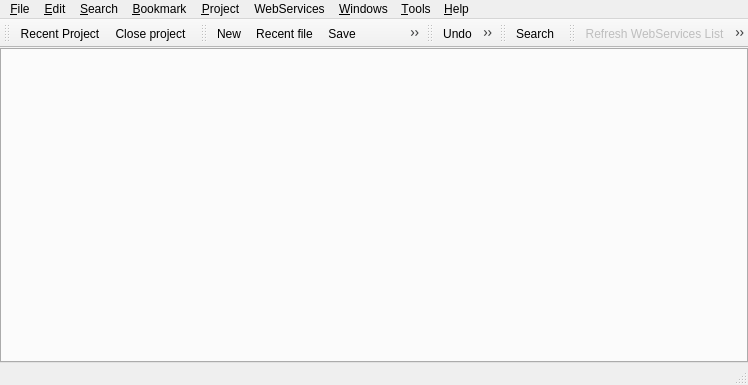
<ui version="4.0" >
 <class>MainForm</class>
 <widget class="QMainWindow" name="MainForm" >
  <property name="geometry" >
   <rect>
    <x>0</x>
    <y>0</y>
    <width>748</width>
    <height>385</height>
   </rect>
  </property>
  <property name="windowTitle" >
   <string>XINX</string>
  </property>
  <property name="windowIcon" >
   <iconset resource="../application.qrc" >:/images/splash.png</iconset>
  </property>
  <widget class="QWidget" name="centralwidget" >
   <layout class="QGridLayout" >
    <property name="leftMargin" >
     <number>0</number>
    </property>
    <property name="topMargin" >
     <number>0</number>
    </property>
    <property name="rightMargin" >
     <number>0</number>
    </property>
    <property name="bottomMargin" >
     <number>0</number>
    </property>
    <property name="horizontalSpacing" >
     <number>6</number>
    </property>
    <property name="verticalSpacing" >
     <number>6</number>
    </property>
    <item row="0" column="0" >
     <widget class="TabEditor" name="m_tabEditors" />
    </item>
   </layout>
  </widget>
  <widget class="QMenuBar" name="menubar" >
   <property name="geometry" >
    <rect>
     <x>0</x>
     <y>0</y>
     <width>748</width>
     <height>29</height>
    </rect>
   </property>
   <widget class="QMenu" name="m_fileMenu" >
    <property name="title" >
     <string>&amp;File</string>
    </property>
    <addaction name="m_newAct" />
    <addaction name="m_recentFileAct" />
    <addaction name="m_saveAct" />
    <addaction name="m_saveAsAct" />
    <addaction name="m_saveAllAct" />
    <addaction name="separator" />
    <addaction name="m_closeAct" />
    <addaction name="m_closeAllAct" />
    <addaction name="separator" />
    <addaction name="m_printAct" />
    <addaction name="separator" />
    <addaction name="m_exitAct" />
   </widget>
   <widget class="QMenu" name="m_projectMenu" >
    <property name="title" >
     <string>&amp;Project</string>
    </property>
    <addaction name="m_newProjectAct" />
    <addaction name="m_recentProjectAct" />
    <addaction name="m_closeProjectAct" />
    <addaction name="m_projectPropertyAct" />
    <addaction name="separator" />
    <addaction name="m_globalUpdateFromRCSAct" />
    <addaction name="m_globalCommitToRCSAct" />
    <addaction name="m_cancelRCSOperationAct" />
   </widget>
   <widget class="QMenu" name="m_webServicesMenu" >
    <property name="title" >
     <string>WebServices</string>
    </property>
    <addaction name="m_refreshWebServicesListAct" />
    <addaction name="separator" />
    <addaction name="m_callWebServicesAct" />
   </widget>
   <widget class="QMenu" name="m_windowsMenu" >
    <property name="title" >
     <string>&amp;Windows</string>
    </property>
    <addaction name="m_nextTabAct" />
    <addaction name="m_previousTabAct" />
    <addaction name="separator" />
    <addaction name="m_toggledFlatView" />
    <addaction name="separator" />
   </widget>
   <widget class="QMenu" name="m_toolsMenu" >
    <property name="title" >
     <string>&amp;Tools</string>
    </property>
    <addaction name="m_createTemplate" />
    <addaction name="separator" />
    <addaction name="m_customApplicationAct" />
   </widget>
   <widget class="QMenu" name="m_helpMenu" >
    <property name="title" >
     <string>&amp;Help</string>
    </property>
    <addaction name="m_aboutAct" />
    <addaction name="m_aboutQtAct" />
   </widget>
   <widget class="QMenu" name="m_searchMenu" >
    <property name="title" >
     <string>&amp;Search</string>
    </property>
    <addaction name="m_searchAct" />
    <addaction name="m_searchNextAct" />
    <addaction name="m_searchPreviousAct" />
    <addaction name="separator" />
    <addaction name="m_replaceAct" />
   </widget>
   <widget class="QMenu" name="m_editMenu" >
    <property name="title" >
     <string>&amp;Edit</string>
    </property>
    <addaction name="m_undoAct" />
    <addaction name="m_redoAct" />
    <addaction name="separator" />
    <addaction name="m_cutAct" />
    <addaction name="m_copyAct" />
    <addaction name="m_pasteAct" />
    <addaction name="separator" />
    <addaction name="m_selectAllAct" />
    <addaction name="m_duplicateLineAct" />
    <addaction name="m_moveUpLineAct" />
    <addaction name="m_moveDownLineAct" />
    <addaction name="separator" />
    <addaction name="m_upperTextAct" />
    <addaction name="m_lowerTextAct" />
    <addaction name="separator" />
    <addaction name="m_indentAct" />
    <addaction name="m_unindentAct" />
    <addaction name="separator" />
    <addaction name="m_commentLineAct" />
    <addaction name="m_uncommentLineAct" />
    <addaction name="m_prettyPrintAct" />
    <addaction name="m_highlightWord" />
    <addaction name="m_completeAct" />
   </widget>
   <widget class="QMenu" name="menu_Bookmark" >
    <property name="title" >
     <string>&amp;Bookmark</string>
    </property>
    <addaction name="m_bookmarkAct" />
    <addaction name="m_previousBookmarkAct" />
    <addaction name="m_nextBookmarkAct" />
    <addaction name="separator" />
    <addaction name="m_clearAllBookmarkAct" />
   </widget>
   <addaction name="m_fileMenu" />
   <addaction name="m_editMenu" />
   <addaction name="m_searchMenu" />
   <addaction name="menu_Bookmark" />
   <addaction name="m_projectMenu" />
   <addaction name="m_webServicesMenu" />
   <addaction name="m_windowsMenu" />
   <addaction name="m_toolsMenu" />
   <addaction name="m_helpMenu" />
  </widget>
  <widget class="QStatusBar" name="statusbar" />
  <widget class="QToolBar" name="m_projectToolBar" >
   <property name="windowTitle" >
    <string>Project Tool Bar</string>
   </property>
   <property name="orientation" >
    <enum>Qt::Horizontal</enum>
   </property>
   <attribute name="toolBarArea" >
    <enum>TopToolBarArea</enum>
   </attribute>
   <attribute name="toolBarBreak" >
    <bool>false</bool>
   </attribute>
   <addaction name="m_recentProjectAct" />
   <addaction name="m_closeProjectAct" />
  </widget>
  <widget class="QToolBar" name="m_fileToolBar" >
   <property name="windowTitle" >
    <string>File Tool Bar</string>
   </property>
   <property name="orientation" >
    <enum>Qt::Horizontal</enum>
   </property>
   <attribute name="toolBarArea" >
    <enum>TopToolBarArea</enum>
   </attribute>
   <attribute name="toolBarBreak" >
    <bool>false</bool>
   </attribute>
   <addaction name="m_newAct" />
   <addaction name="m_recentFileAct" />
   <addaction name="m_saveAct" />
   <addaction name="m_saveAllAct" />
   <addaction name="separator" />
   <addaction name="m_printAct" />
  </widget>
  <widget class="QToolBar" name="m_editToolBar" >
   <property name="windowTitle" >
    <string>Edit Tool Bar</string>
   </property>
   <property name="orientation" >
    <enum>Qt::Horizontal</enum>
   </property>
   <attribute name="toolBarArea" >
    <enum>TopToolBarArea</enum>
   </attribute>
   <attribute name="toolBarBreak" >
    <bool>false</bool>
   </attribute>
   <addaction name="m_undoAct" />
   <addaction name="separator" />
   <addaction name="m_cutAct" />
   <addaction name="m_copyAct" />
   <addaction name="m_pasteAct" />
   <addaction name="separator" />
   <addaction name="m_moveUpLineAct" />
   <addaction name="m_moveDownLineAct" />
   <addaction name="separator" />
   <addaction name="m_lowerTextAct" />
   <addaction name="m_upperTextAct" />
  </widget>
  <widget class="QToolBar" name="m_searchToolBar" >
   <property name="windowTitle" >
    <string>Search Tool Bar</string>
   </property>
   <property name="orientation" >
    <enum>Qt::Horizontal</enum>
   </property>
   <attribute name="toolBarArea" >
    <enum>TopToolBarArea</enum>
   </attribute>
   <attribute name="toolBarBreak" >
    <bool>false</bool>
   </attribute>
   <addaction name="m_searchAct" />
  </widget>
  <widget class="QToolBar" name="m_webServicesToolBar" >
   <property name="windowTitle" >
    <string>WebServices Tool Bar</string>
   </property>
   <property name="orientation" >
    <enum>Qt::Horizontal</enum>
   </property>
   <attribute name="toolBarArea" >
    <enum>TopToolBarArea</enum>
   </attribute>
   <attribute name="toolBarBreak" >
    <bool>false</bool>
   </attribute>
   <addaction name="m_refreshWebServicesListAct" />
   <addaction name="m_callWebServicesAct" />
  </widget>
  <action name="m_newAct" >
   <property name="icon" >
    <iconset resource="../application.qrc" >:/images/filenew.png</iconset>
   </property>
   <property name="text" >
    <string>&amp;New</string>
   </property>
   <property name="toolTip" >
    <string>New</string>
   </property>
   <property name="statusTip" >
    <string>Create a new text file</string>
   </property>
  </action>
  <action name="m_openAct" >
   <property name="icon" >
    <iconset resource="../application.qrc" >:/images/fileopen.png</iconset>
   </property>
   <property name="text" >
    <string>&amp;Open ...</string>
   </property>
   <property name="statusTip" >
    <string>Open an existing file</string>
   </property>
  </action>
  <action name="m_saveAct" >
   <property name="icon" >
    <iconset resource="../application.qrc" >:/images/filesave.png</iconset>
   </property>
   <property name="text" >
    <string>&amp;Save</string>
   </property>
   <property name="statusTip" >
    <string>Save the document to disk</string>
   </property>
  </action>
  <action name="m_saveAsAct" >
   <property name="icon" >
    <iconset resource="../application.qrc" >:/images/filesaveas.png</iconset>
   </property>
   <property name="text" >
    <string>Save &amp;As...</string>
   </property>
   <property name="statusTip" >
    <string>Save the document with a new name</string>
   </property>
  </action>
  <action name="m_saveAllAct" >
   <property name="icon" >
    <iconset resource="../application.qrc" >:/images/filesaveall.png</iconset>
   </property>
   <property name="text" >
    <string>Save A&amp;ll...</string>
   </property>
   <property name="statusTip" >
    <string>Save all documents to disk</string>
   </property>
  </action>
  <action name="m_printAct" >
   <property name="icon" >
    <iconset resource="../application.qrc" >:/images/fileprint.png</iconset>
   </property>
   <property name="text" >
    <string>&amp;Print ...</string>
   </property>
   <property name="statusTip" >
    <string>Print the current document</string>
   </property>
  </action>
  <action name="m_closeAct" >
   <property name="icon" >
    <iconset resource="../application.qrc" >:/images/fileclose.png</iconset>
   </property>
   <property name="text" >
    <string>&amp;Close</string>
   </property>
   <property name="statusTip" >
    <string>Close the current document</string>
   </property>
  </action>
  <action name="m_closeAllAct" >
   <property name="text" >
    <string>&amp;Close All</string>
   </property>
   <property name="statusTip" >
    <string>Close all document</string>
   </property>
  </action>
  <action name="m_exitAct" >
   <property name="icon" >
    <iconset resource="../application.qrc" >:/images/exit.png</iconset>
   </property>
   <property name="text" >
    <string>E&amp;xit</string>
   </property>
   <property name="statusTip" >
    <string>Quit XINX</string>
   </property>
  </action>
  <action name="m_undoAct" >
   <property name="icon" >
    <iconset resource="../application.qrc" >:/images/undo.png</iconset>
   </property>
   <property name="text" >
    <string>&amp;Undo</string>
   </property>
   <property name="statusTip" >
    <string>Undo the last action</string>
   </property>
  </action>
  <action name="m_redoAct" >
   <property name="icon" >
    <iconset resource="../application.qrc" >:/images/redo.png</iconset>
   </property>
   <property name="text" >
    <string>&amp;Redo</string>
   </property>
   <property name="statusTip" >
    <string>Redo the next action</string>
   </property>
  </action>
  <action name="m_cutAct" >
   <property name="icon" >
    <iconset resource="../application.qrc" >:/images/editcut.png</iconset>
   </property>
   <property name="text" >
    <string>Cu&amp;t</string>
   </property>
   <property name="statusTip" >
    <string>Cut the selection to the clipboard</string>
   </property>
  </action>
  <action name="m_copyAct" >
   <property name="icon" >
    <iconset resource="../application.qrc" >:/images/editcopy.png</iconset>
   </property>
   <property name="text" >
    <string>&amp;Copy</string>
   </property>
   <property name="statusTip" >
    <string>Copy the selection to the clipboard</string>
   </property>
  </action>
  <action name="m_pasteAct" >
   <property name="icon" >
    <iconset resource="../application.qrc" >:/images/editpaste.png</iconset>
   </property>
   <property name="text" >
    <string>&amp;Paste</string>
   </property>
   <property name="statusTip" >
    <string>Paste the clipboard's contents</string>
   </property>
  </action>
  <action name="m_selectAllAct" >
   <property name="icon" >
    <iconset resource="../application.qrc" >:/images/edit-select-all.png</iconset>
   </property>
   <property name="text" >
    <string>&amp;Select All</string>
   </property>
   <property name="statusTip" >
    <string>Select all the text of the current editor</string>
   </property>
  </action>
  <action name="m_duplicateLineAct" >
   <property name="text" >
    <string>&amp;Duplicate current line</string>
   </property>
  </action>
  <action name="m_moveUpLineAct" >
   <property name="icon" >
    <iconset resource="../application.qrc" >:/images/1uparrow.png</iconset>
   </property>
   <property name="text" >
    <string>&amp;Move line up</string>
   </property>
  </action>
  <action name="m_moveDownLineAct" >
   <property name="icon" >
    <iconset resource="../application.qrc" >:/images/1downarrow.png</iconset>
   </property>
   <property name="text" >
    <string>&amp;Move line down</string>
   </property>
  </action>
  <action name="m_upperTextAct" >
   <property name="icon" >
    <iconset resource="../application.qrc" >:/images/fontsizeup.png</iconset>
   </property>
   <property name="text" >
    <string>&amp;Upper Case</string>
   </property>
  </action>
  <action name="m_lowerTextAct" >
   <property name="icon" >
    <iconset resource="../application.qrc" >:/images/fontsizedown.png</iconset>
   </property>
   <property name="text" >
    <string>&amp;Lower Case</string>
   </property>
  </action>
  <action name="m_commentLineAct" >
   <property name="text" >
    <string>&amp;Comment</string>
   </property>
  </action>
  <action name="m_uncommentLineAct" >
   <property name="text" >
    <string>&amp;Uncomment</string>
   </property>
  </action>
  <action name="m_completeAct" >
   <property name="text" >
    <string>Completer</string>
   </property>
  </action>
  <action name="m_searchAct" >
   <property name="icon" >
    <iconset resource="../application.qrc" >:/images/find.png</iconset>
   </property>
   <property name="text" >
    <string>&amp;Search ...</string>
   </property>
  </action>
  <action name="m_searchNextAct" >
   <property name="text" >
    <string>Search next</string>
   </property>
   <property name="iconText" >
    <string>Search next</string>
   </property>
   <property name="toolTip" >
    <string>Search next</string>
   </property>
  </action>
  <action name="m_replaceAct" >
   <property name="icon" >
    <iconset resource="../application.qrc" >:/images/find.png</iconset>
   </property>
   <property name="text" >
    <string>&amp;Replace ...</string>
   </property>
  </action>
  <action name="m_newProjectAct" >
   <property name="icon" >
    <iconset resource="../application.qrc" >:/images/window_new.png</iconset>
   </property>
   <property name="text" >
    <string>&amp;New project ...</string>
   </property>
  </action>
  <action name="m_aboutAct" >
   <property name="icon" >
    <iconset resource="../application.qrc" >:/images/help-about.png</iconset>
   </property>
   <property name="text" >
    <string>&amp;About</string>
   </property>
   <property name="statusTip" >
    <string>Show the application's About box</string>
   </property>
  </action>
  <action name="m_aboutQtAct" >
   <property name="icon" >
    <iconset resource="../application.qrc" >:/images/help-hint.png</iconset>
   </property>
   <property name="text" >
    <string>About &amp;Qt</string>
   </property>
   <property name="statusTip" >
    <string>Show the Qt library's About box</string>
   </property>
  </action>
  <action name="m_openProjectAct" >
   <property name="icon" >
    <iconset resource="../application.qrc" >:/images/project_open.png</iconset>
   </property>
   <property name="text" >
    <string>&amp;Choose file ...</string>
   </property>
  </action>
  <action name="m_saveProjectAct" >
   <property name="icon" >
    <iconset resource="../application.qrc" >:/images/filesave.png</iconset>
   </property>
   <property name="text" >
    <string>&amp;Save project</string>
   </property>
  </action>
  <action name="m_closeProjectNoSessionAct" >
   <property name="text" >
    <string>&amp;Close Project (no session)</string>
   </property>
  </action>
  <action name="m_projectPropertyAct" >
   <property name="text" >
    <string>Project &amp;property</string>
   </property>
  </action>
  <action name="m_nextTabAct" >
   <property name="text" >
    <string>Next tab</string>
   </property>
   <property name="toolTip" >
    <string>Next tab</string>
   </property>
  </action>
  <action name="m_previousTabAct" >
   <property name="text" >
    <string>Previous Tab</string>
   </property>
  </action>
  <action name="m_indentAct" >
   <property name="icon" >
    <iconset resource="../application.qrc" >:/images/format-indent-more.png</iconset>
   </property>
   <property name="text" >
    <string>Indent Code</string>
   </property>
  </action>
  <action name="m_unindentAct" >
   <property name="icon" >
    <iconset resource="../application.qrc" >:/images/format-indent-less.png</iconset>
   </property>
   <property name="text" >
    <string>Unindent code</string>
   </property>
  </action>
  <action name="m_customApplicationAct" >
   <property name="icon" >
    <iconset resource="../application.qrc" >:/images/configure.png</iconset>
   </property>
   <property name="text" >
    <string>Customize ...</string>
   </property>
  </action>
  <action name="m_searchPreviousAct" >
   <property name="text" >
    <string>Search previous</string>
   </property>
   <property name="iconText" >
    <string>Search previous</string>
   </property>
   <property name="toolTip" >
    <string>Search previous</string>
   </property>
  </action>
  <action name="m_refreshWebServicesListAct" >
   <property name="enabled" >
    <bool>false</bool>
   </property>
   <property name="icon" >
    <iconset resource="../application.qrc" >:/images/reload.png</iconset>
   </property>
   <property name="text" >
    <string>Refresh WebServices List</string>
   </property>
  </action>
  <action name="m_callWebServicesAct" >
   <property name="enabled" >
    <bool>false</bool>
   </property>
   <property name="icon" >
    <iconset resource="../application.qrc" >:/images/run.png</iconset>
   </property>
   <property name="text" >
    <string>Call WebServices</string>
   </property>
  </action>
  <action name="m_newWebServicesFileAct" >
   <property name="icon" >
    <iconset/>
   </property>
   <property name="text" >
    <string>New WebServices file</string>
   </property>
  </action>
  <action name="m_closeProjectWithSessionAct" >
   <property name="text" >
    <string>Close Project (session)</string>
   </property>
  </action>
  <action name="m_recentProjectAct" >
   <property name="icon" >
    <iconset resource="../application.qrc" >:/images/project_open.png</iconset>
   </property>
   <property name="text" >
    <string>&amp;Recent Project</string>
   </property>
  </action>
  <action name="m_recentFileAct" >
   <property name="icon" >
    <iconset resource="../application.qrc" >:/images/fileopen.png</iconset>
   </property>
   <property name="text" >
    <string>&amp;Recent file</string>
   </property>
  </action>
  <action name="m_globalUpdateFromRCSAct" >
   <property name="icon" >
    <iconset resource="../application.qrc" >:/images/vcs_update.png</iconset>
   </property>
   <property name="text" >
    <string>Update project</string>
   </property>
  </action>
  <action name="m_globalCommitToRCSAct" >
   <property name="icon" >
    <iconset resource="../application.qrc" >:/images/vcs_commit.png</iconset>
   </property>
   <property name="text" >
    <string>Commit project</string>
   </property>
  </action>
  <action name="m_cancelRCSOperationAct" >
   <property name="icon" >
    <iconset resource="../application.qrc" >:/images/button_cancel.png</iconset>
   </property>
   <property name="text" >
    <string>Cancel RCS operation</string>
   </property>
  </action>
  <action name="m_compareWithHeadAct" >
   <property name="icon" >
    <iconset resource="../application.qrc" >:/images/vcs_diff.png</iconset>
   </property>
   <property name="text" >
    <string>Compare with the version management</string>
   </property>
  </action>
  <action name="m_compareTwoFileAct" >
   <property name="text" >
    <string>Compare files</string>
   </property>
  </action>
  <action name="m_compareWithStdAct" >
   <property name="text" >
    <string>Compare with standard</string>
   </property>
  </action>
  <action name="m_selectedUpdateFromRCSAct" >
   <property name="icon" >
    <iconset resource="../application.qrc" >:/images/vcs_update.png</iconset>
   </property>
   <property name="text" >
    <string>Update project</string>
   </property>
  </action>
  <action name="m_selectedCommitToRCSAct" >
   <property name="icon" >
    <iconset resource="../application.qrc" >:/images/vcs_commit.png</iconset>
   </property>
   <property name="text" >
    <string>Commit project</string>
   </property>
  </action>
  <action name="m_selectedAddToRCSAct" >
   <property name="icon" >
    <iconset resource="../application.qrc" >:/images/vcs_add.png</iconset>
   </property>
   <property name="text" >
    <string>Add file(s) to project</string>
   </property>
  </action>
  <action name="m_selectedRemoveFromRCSAct" >
   <property name="icon" >
    <iconset resource="../application.qrc" >:/images/vcs_remove.png</iconset>
   </property>
   <property name="text" >
    <string>Delete file(s) from project</string>
   </property>
  </action>
  <action name="m_toggledFlatView" >
   <property name="checkable" >
    <bool>true</bool>
   </property>
   <property name="icon" >
    <iconset resource="../application.qrc" >:/images/flatlist.png</iconset>
   </property>
   <property name="text" >
    <string>Toggled Flat View</string>
   </property>
  </action>
  <action name="m_createTemplate" >
   <property name="text" >
    <string>Create &amp;template</string>
   </property>
  </action>
  <action name="m_refreshFileAct" >
   <property name="icon" >
    <iconset resource="../application.qrc" >:/images/reload.png</iconset>
   </property>
   <property name="text" >
    <string>&amp;Refresh</string>
   </property>
  </action>
  <action name="m_prettyPrintAct" >
   <property name="text" >
    <string>Pretty print</string>
   </property>
  </action>
  <action name="m_closeProjectAct" >
   <property name="icon" >
    <iconset resource="../application.qrc" >:/images/project_close.png</iconset>
   </property>
   <property name="text" >
    <string>Close project</string>
   </property>
  </action>
  <action name="m_nextBookmarkAct" >
   <property name="icon" >
    <iconset resource="../application.qrc" >:/images/bookmarknext.png</iconset>
   </property>
   <property name="text" >
    <string>&amp;Next bookmark</string>
   </property>
  </action>
  <action name="m_bookmarkAct" >
   <property name="icon" >
    <iconset resource="../application.qrc" >:/images/bookmark.png</iconset>
   </property>
   <property name="text" >
    <string>&amp;Bookmark</string>
   </property>
  </action>
  <action name="m_previousBookmarkAct" >
   <property name="icon" >
    <iconset resource="../application.qrc" >:/images/bookmarkprevious.png</iconset>
   </property>
   <property name="text" >
    <string>&amp;Previous bookmark</string>
   </property>
  </action>
  <action name="m_clearAllBookmarkAct" >
   <property name="icon" >
    <iconset resource="../application.qrc" >:/images/clearallbookmarks.png</iconset>
   </property>
   <property name="text" >
    <string>&amp;Clear all bookmark</string>
   </property>
  </action>
  <action name="m_copyFileNameAct" >
   <property name="text" >
    <string>&amp;Copy filename to Clipboard</string>
   </property>
  </action>
  <action name="m_copyPathAct" >
   <property name="text" >
    <string>C&amp;opy path to clipboard</string>
   </property>
  </action>
  <action name="m_highlightWord" >
   <property name="text" >
    <string>Highlight same word</string>
   </property>
  </action>
 </widget>
 <customwidgets>
  <customwidget>
   <class>TabEditor</class>
   <extends>QTabWidget</extends>
   <header>tabeditor.h</header>
   <container>1</container>
  </customwidget>
 </customwidgets>
 <resources>
  <include location="../application.qrc" />
 </resources>
 <connections>
  <connection>
   <sender>m_exitAct</sender>
   <signal>triggered()</signal>
   <receiver>MainForm</receiver>
   <slot>close()</slot>
   <hints>
    <hint type="sourcelabel" >
     <x>-1</x>
     <y>-1</y>
    </hint>
    <hint type="destinationlabel" >
     <x>298</x>
     <y>193</y>
    </hint>
   </hints>
  </connection>
 </connections>
</ui>
